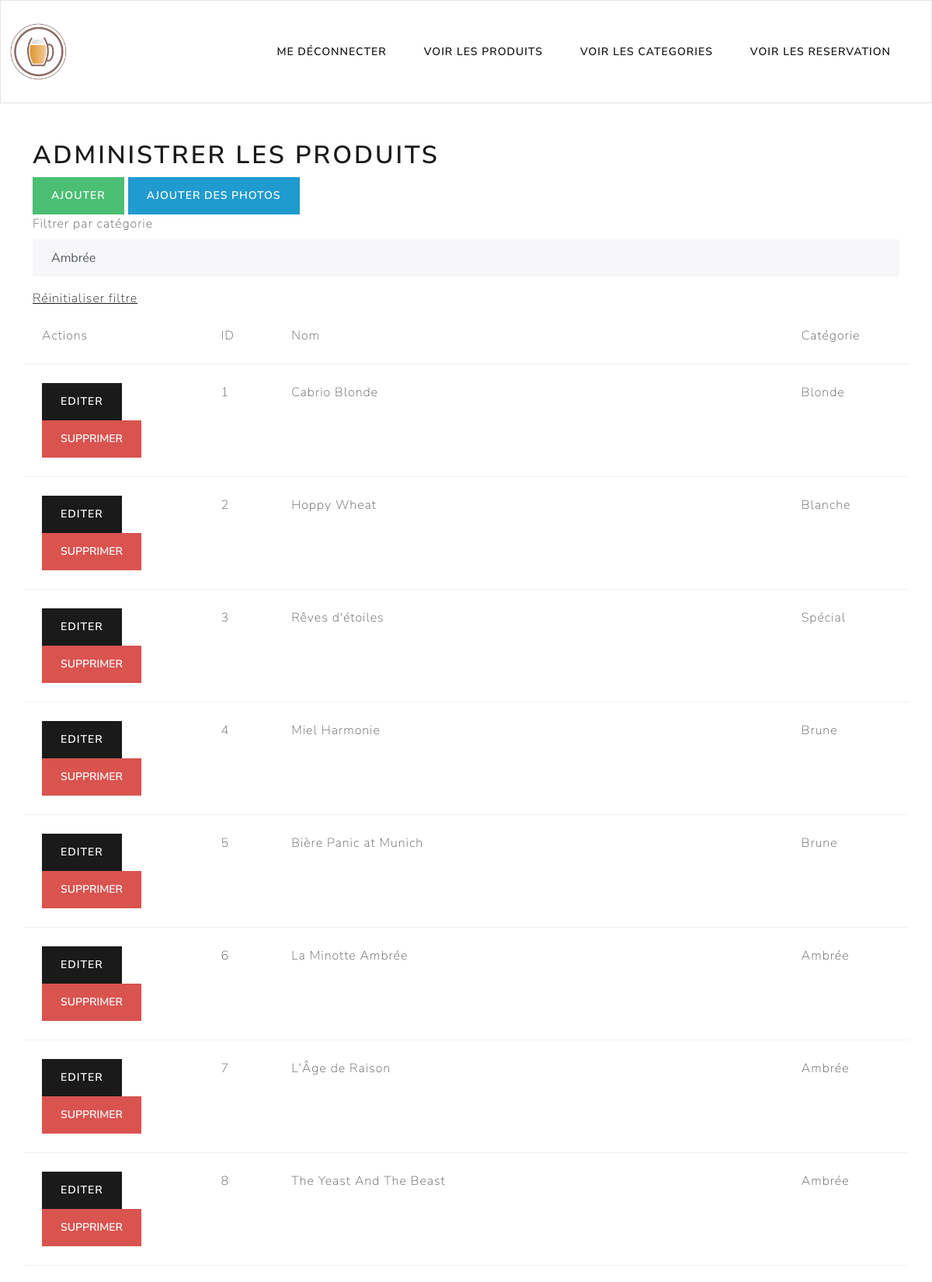
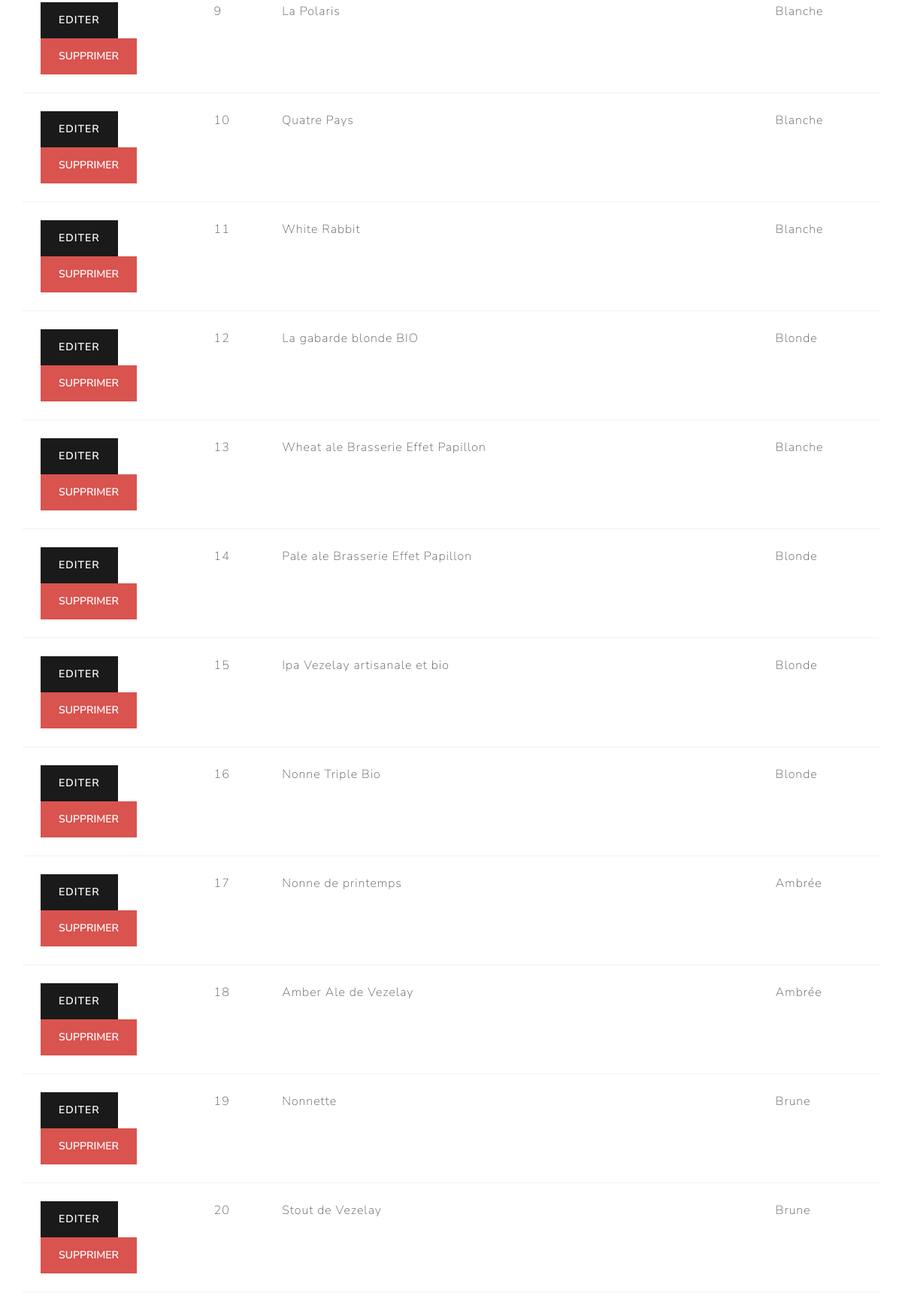
Page /index.php?p=admin.products.index (signed in, upper part) on the committed database (2 pictures, top to bottom).
### tables this page shows
CREATE TABLE IF NOT EXISTS `products`(
        `id` INT  NOT NULL AUTO_INCREMENT,
        `name` varchar(60) NOT NULL DEFAULT '',
        `cat_id` INT NOT NULL,
        `desc` varchar(900) DEFAULT NULL,
        `photo_id` INT DEFAULT NULL,
        PRIMARY KEY (`id`)
    );

CREATE TABLE IF NOT EXISTS `categories`(
        `id` int(11) NOT NULL AUTO_INCREMENT,
        `name` varchar(100) NOT NULL,
        PRIMARY KEY (`id`)
    );

### core/Controller/Controller.php (called while the page is built, shortened)
<?php
class Controller
{
    protected $viewPath;
    protected function render($view, $var = [])
    {
        extract($var);
        require $this->viewPath . str_replace('.', '/', $view) . '.php';
    }
}

### app/Controller/admin/ProductsController.php (called while the page is built, shortened)
<?php
class ProductsController extends AppController
{
    public function index()
    {
        if (!empty($_POST['cat_id'])) {
            $products =  $this->Product->allByCategory($_POST['cat_id']);
        } else {
            $products =  $this->Product->allWithCategory();
        }
        $categories = $this->Category->list('id', 'name');
        $form = new \Core\HTML\BootstrapForm($_POST);
        $this->render('admin.products.index', compact('products', 'categories', 'form'));
    }
}

### public/index.php (called while the page is built, shortened)
<?php
if (isset($_GET['p'])) {
    $p = $_GET['p'];
} else {
    $p = 'App.index';
}
$p = explode('.', $p);
if ($p[0] == 'admin') {
    $action = $p[2];
} else {
    if (count($p) < 2) {
        die('not_Found');
    }
    $controller = '\App\Controller\\' . ucfirst($p[0]) . 'Controller';
    $action = $p[1];
}
$controller = new $controller();
$controller->$action();

### core/Table/Table.php (called while the page is built, shortened)
<?php
class Table
{
    protected $table;
    protected $db;
    public function __construct(MysqlDatabase $db)
    {
        $this->db = $db;
    }
    public function list($key, $value)
    {
        $records = $this->all();
        $return = [];
        foreach ($records as $v) {
            $return[$v->$key] = $v->$value;
        }
        return $return;
    }
    public function query($statement, $attributes = null, $one = false)
    {
        if ($attributes) {
            return $this->db->prepare($statement, $attributes, str_replace('Table', 'Entity', get_class($this)), $one);
        } else {
            return $this->db->query($statement, str_replace('Table', 'Entity', get_class($this)), $one);
        }
    }
    public function all()
    {
        return $this->query("
            SELECT *
            FROM " . $this->table . "");
    }
}

### core/Database/MysqlDatabase.php (called while the page is built, shortened)
<?php
class MySqlDatabase extends Database
{
    private $db_name;
    private $db_user;
    private $db_pwd;
    private $db_host;
    public function __construct($db_name, $db_user = 'root', $db_pwd = 'toor', $db_host = 'localhost')
    {
        $this->db_name = $db_name;
        $this->db_user = $db_user;
        $this->db_pwd = $db_pwd;
        $this->db_host = $db_host;
    }
    public function getPDO()
    {
        $pdo = new PDO('mysql:dbname=' . $this->db_name . ';host=' . $this->db_host, $this->db_user, $this->db_pwd, array(PDO::MYSQL_ATTR_INIT_COMMAND => 'SET NAMES \'UTF8\''));
        return $pdo;
    }
    public function query($statement, $class_name = null, $one = false)
    {
        $req = $this->getPDO()->query($statement);
        if ($class_name === null) {
            $req->setFetchMode(PDO::FETCH_OBJ);
        } else {
            $req->setFetchMode(PDO::FETCH_CLASS, $class_name);
        }
        if ($one) {
            $data = $req->fetch();
        } else {
            $data = $req->fetchAll();
        }
        return $data;
    }
}

### app/Autoloader.php (called while the page is built, shortened)
<?php
class Autoloader{
    static function autoload($class){
        if (strpos($class,__NAMESPACE__ . '\\') === 0){
            $class = str_replace(__NAMESPACE__ . '\\', '', $class);
            $class = str_replace('\\', '/', $class);
        }
        else{
            require __DIR__ . '/' . $class . '.php';
        }
    }
}

### core/HTML/Form.php (called while the page is built, shortened)
<?php
class Form
{
    protected $data;
    public function __construct($data = array())
    {
        $this->data = $data;
    }
    protected function getValue($index)
    {
        return isset($this->data[$index]) ? $this->data[$index] : null;
    }
}

### app/Table/ProductTable.php (called while the page is built, shortened)
<?php
class ProductTable extends Table
{
    public function allWithCategory()
    {
        return $this->query("
        SELECT products.id, products.name, products.desc, photos.name as photo, categories.name as categorie
        FROM products
        LEFT JOIN categories
            ON cat_id = categories.id
        LEFT JOIN photos
            ON photo_id = photos.id
        ");
    }
}

### app/Views/admin/products/index.php (the view, shortened to what this page needs)
<section class="row">
    <H1>Administrer les produits</H1>
    <div>
        <a href="?p=admin.products.create" class="btn btn-success">Ajouter</a>
        <a href="?p=admin.photos.index" class="btn btn-info">Ajouter des photos</a>
        <form action="?p=admin.products.index" method="post">
            <?= $form->select('cat_id', 'Filtrer par catégorie', $categories, true); ?>
        </form>
        <a href="index.php?p=admin.products.index">Réinitialiser filtre</a>
    </div>
    <table class="table">
        <thead>
            <tr>
                <td>Actions</td>
                <td>ID</td>
                <td>Nom</td>
                <td>Catégorie</td>
            </tr>
        </thead>
        <tbody>
            <?php foreach ($products as $product) : ?>
                <tr>
                    <td>
                        <a href="?p=admin.products.update&id=<?= $product->id ?>" class="btn btn-primary">Editer</a>
                        <form action="?p=admin.products.delete" method="post">
                            <button type="submit" class="btn btn-danger">Supprimer</a>
                        </form>
                    </td>
                    <td><?= $product->id ?></td>
                    <td><?= $product->name ?></td>
                    <td><?= $product->categorie ?></td>
                </tr>
            <?php endforeach; ?>
        </tbody>
    </table>
</section>

### public/assets/css/styles.css (style rules this page uses)
html, body { height: 100%; }

### rows in the picture
products: id "1", name "Cabrio Blonde", cat.name "Blonde"
products: id "2", name "Hoppy Wheat", cat.name "Blanche"
products: id "3", name "Rêves d'étoiles", cat.name "Spécial"
products: id "4", name "Miel Harmonie", cat.name "Brune"
products: id "5", name "Bière Panic at Munich", cat.name "Brune"
products: id "6", name "La Minotte Ambrée", cat.name "Ambrée"
products: id "7", name "L'Âge de Raison", cat.name "Ambrée"
products: id "8", name "The Yeast And The Beast", cat.name "Ambrée"
products: id "9", name "La Polaris", cat.name "Blanche"
products: id "10", name "Quatre Pays", cat.name "Blanche"
products: id "11", name "White Rabbit", cat.name "Blanche"
products: id "12", name "La gabarde blonde BIO", cat.name "Blonde"
products: id "13", name "Wheat ale Brasserie Effet Papillon", cat.name "Blanche"
products: id "14", name "Pale ale Brasserie Effet Papillon", cat.name "Blonde"
products: id "15", name "Ipa Vezelay artisanale et bio", cat.name "Blonde"
products: id "16", name "Nonne Triple Bio", cat.name "Blonde"
products: id "17", name "Nonne de printemps", cat.name "Ambrée"
products: id "18", name "Amber Ale de Vezelay", cat.name "Ambrée"
products: id "19", name "Nonnette", cat.name "Brune"
products: id "20", name "Stout de Vezelay", cat.name "Brune"

### other values in the picture
$label "Filtrer par catégorie"
form field cat_id "Ambrée"
